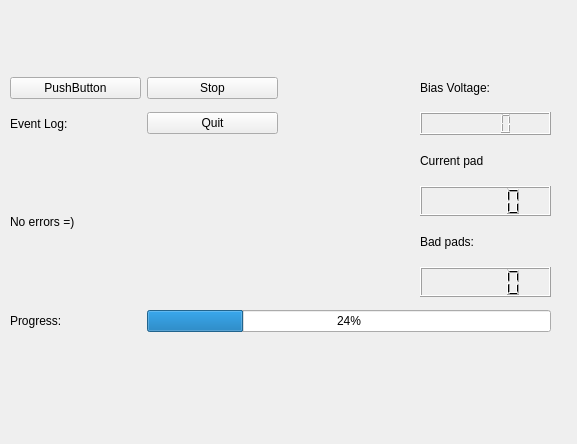
<?xml version="1.0" encoding="UTF-8"?>
<ui version="4.0">
 <class>Start_Stop</class>
 <widget class="QWidget" name="Start_Stop">
  <property name="geometry">
   <rect>
    <x>0</x>
    <y>0</y>
    <width>577</width>
    <height>444</height>
   </rect>
  </property>
  <property name="windowTitle">
   <string>Form</string>
  </property>
  <widget class="QWidget" name="gridLayoutWidget">
   <property name="geometry">
    <rect>
     <x>10</x>
     <y>70</y>
     <width>541</width>
     <height>271</height>
    </rect>
   </property>
   <layout class="QGridLayout" name="gridLayout">
    <item row="4" column="3">
     <widget class="QLabel" name="bad_pads_label">
      <property name="maximumSize">
       <size>
        <width>16777215</width>
        <height>25</height>
       </size>
      </property>
      <property name="text">
       <string>Bad pads:</string>
      </property>
     </widget>
    </item>
    <item row="3" column="3">
     <widget class="QLCDNumber" name="current_pad_lcd">
      <property name="maximumSize">
       <size>
        <width>16777215</width>
        <height>30</height>
       </size>
      </property>
     </widget>
    </item>
    <item row="6" column="0">
     <widget class="QLabel" name="progress_label">
      <property name="text">
       <string>Progress:</string>
      </property>
     </widget>
    </item>
    <item row="6" column="1" colspan="3">
     <widget class="QProgressBar" name="progressBar">
      <property name="value">
       <number>24</number>
      </property>
     </widget>
    </item>
    <item row="1" column="3">
     <widget class="QLCDNumber" name="bias_voltage_lcd">
      <property name="maximumSize">
       <size>
        <width>16777215</width>
        <height>30</height>
       </size>
      </property>
     </widget>
    </item>
    <item row="0" column="3">
     <widget class="QLabel" name="bias_voltage_label">
      <property name="maximumSize">
       <size>
        <width>16777215</width>
        <height>25</height>
       </size>
      </property>
      <property name="text">
       <string>Bias Voltage:</string>
      </property>
     </widget>
    </item>
    <item row="2" column="3">
     <widget class="QLabel" name="current_pad_label">
      <property name="maximumSize">
       <size>
        <width>16777215</width>
        <height>25</height>
       </size>
      </property>
      <property name="text">
       <string>Current pad</string>
      </property>
     </widget>
    </item>
    <item row="0" column="1">
     <widget class="QPushButton" name="stop_button">
      <property name="text">
       <string>Stop</string>
      </property>
     </widget>
    </item>
    <item row="1" column="0">
     <widget class="QLabel" name="event_log_label">
      <property name="text">
       <string>Event Log:</string>
      </property>
     </widget>
    </item>
    <item row="1" column="1">
     <widget class="QPushButton" name="quit_button">
      <property name="text">
       <string>Quit</string>
      </property>
     </widget>
    </item>
    <item row="0" column="0">
     <widget class="QPushButton" name="start_button">
      <property name="text">
       <string>PushButton</string>
      </property>
     </widget>
    </item>
    <item row="5" column="3">
     <widget class="QLCDNumber" name="bad_pads_lcd">
      <property name="maximumSize">
       <size>
        <width>16777215</width>
        <height>30</height>
       </size>
      </property>
     </widget>
    </item>
    <item row="2" column="0" rowspan="4" colspan="3">
     <widget class="QLabel" name="event_log">
      <property name="text">
       <string>No errors =)</string>
      </property>
      <property name="wordWrap">
       <bool>true</bool>
      </property>
      <property name="textInteractionFlags">
       <set>Qt::LinksAccessibleByMouse|Qt::TextSelectableByMouse</set>
      </property>
     </widget>
    </item>
   </layout>
  </widget>
 </widget>
 <resources/>
 <connections/>
</ui>
